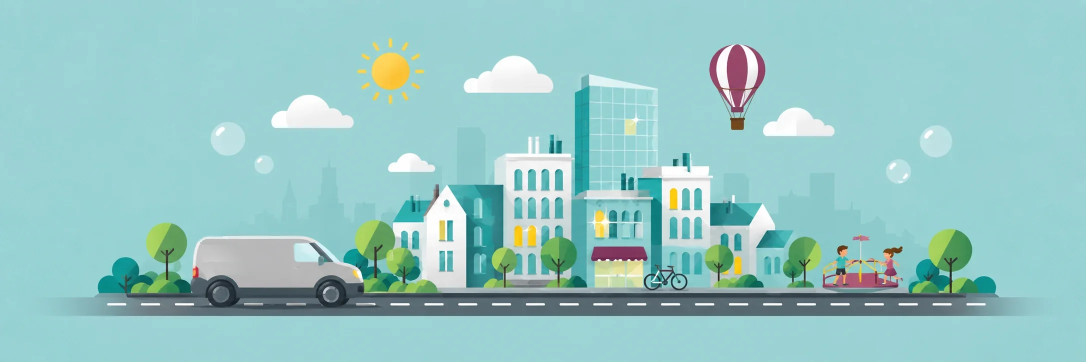
#> input picture bilder/hero-scene.webp, 2172 x 724 px, found by its file name (shown at 1/2 size)
$ python hode-ballong.py
#> lines starting #> are read from the running program, lines starting #| are printed output that depends on the picture
#!/usr/bin/env python3
"""Lager bilder/hode-ballong.{webp,jpg}: utsnitt av hero-scenen (luftballong, sky, boble) til sidehodene.
Himmelen i utsnittet flates ut til nøyaktig --himmel (#9AD2D5), ellers ligger det en svak lysere rute bak bildet.
Kjør: python3 verktoy/hode-ballong.py"""
from PIL import Image
import numpy as np

KILDE = 'bilder/hero-scene.webp'
RUTE = (1335, 60, 1940, 310)           # x0, y0, x1, y1 i scenen (2172 × 724)
HIMMEL = np.array([0x9A, 0xD2, 0xD5], float)

a = np.asarray(Image.open(KILDE).convert('RGB').crop(RUTE)).astype(float)
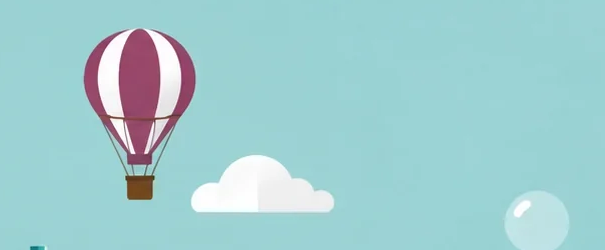
#> a: shape (250, 605, 3) float64; mean R, G, B 160.5, 205.7, 208.4
hjorner = np.concatenate([a[:10, :10].reshape(-1, 3), a[-10:, :10].reshape(-1, 3), a[:10, -10:].reshape(-1, 3)])
#> hjorner = 300 rows, first 8: [155, 209, 211], [155, 209, 211], [155, 209, 211], [155, 209, 211], [155, 209, 211], [155, 209, 211], [155, 209, 211], [155, 209, 211]
sky = np.median(hjorner, axis=0)       # bildets egen himmelfarge, målt i tre hjørner uten motiv
#> sky = [155, 210, 211]
avstand = np.sqrt(((a - sky) ** 2).sum(axis=2))
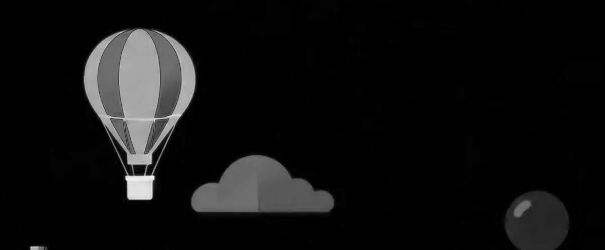
#> avstand: shape (250, 605) float64; min 1, max 264.9, mean 18.1; drawn with min black and max white
vekt = np.clip(1 - (avstand - 6) / 18, 0, 1)[..., None]   # 1 = ren himmel, 0 = motiv
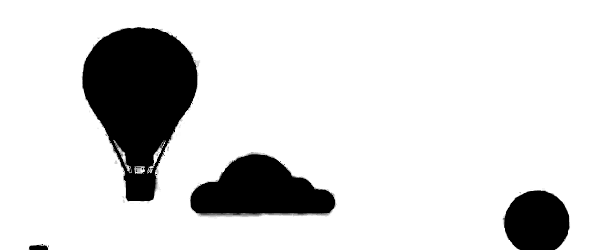
#> vekt: shape (250, 605, 1) float64; min 0, max 1, mean 0.856
ut = Image.fromarray((a * (1 - vekt) + HIMMEL * vekt).round().astype('uint8'))
ut.save('bilder/hode-ballong.webp', quality=84, method=6)
ut.save('bilder/hode-ballong.jpg', quality=86, optimize=True)
print(ut.size)
#| (605, 250)
